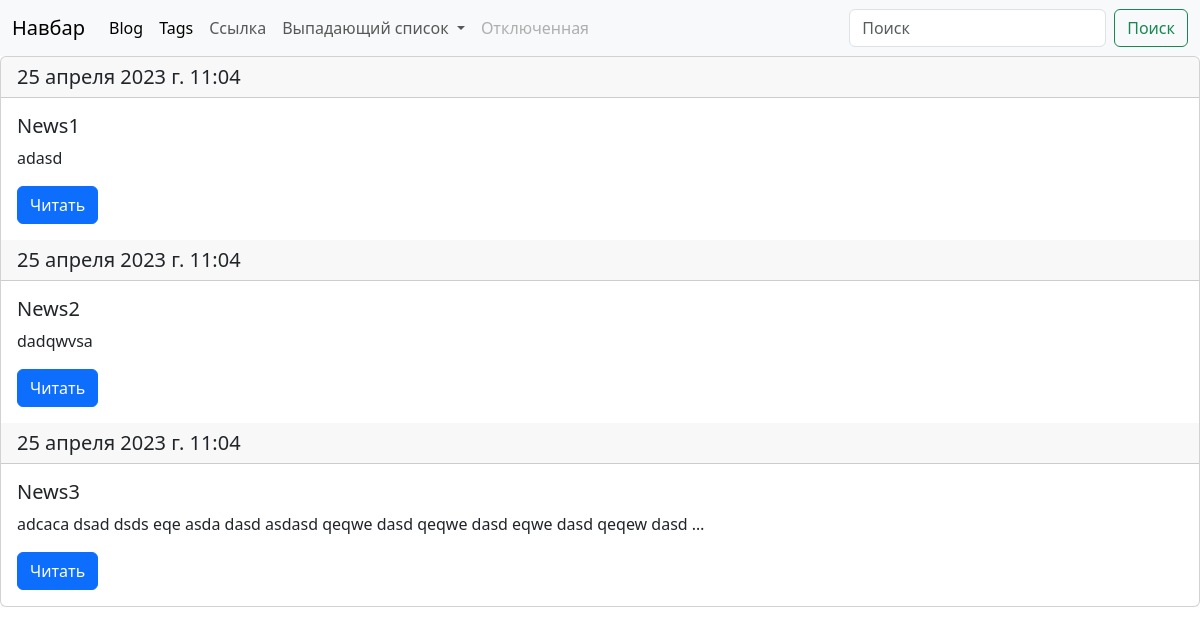
Screenshot of /blog/ with the database file from the repository.
### blog/models.py (models this page shows, shortened)
class Post(models.Model):
    title = models.CharField(max_length=150, db_index=True)
    slug = models.SlugField(max_length=150, unique=True)
    body = models.TextField(blank=True, db_index=True)
    date_pub = models.DateTimeField(auto_now_add=True)
    tags = models.ManyToManyField('Tag', blank=True, related_name='posts') # рекомендуется писать в главном классе а не в обслуживающем это не конвенция а просто мнение  OM
    def get_absolute_url(self): #создает ссылку на объект тем самым упрощая доступ по соглашениям джанго в разных местах кода
        return reverse('post_detail_url', kwargs={'slug': self.slug}) #функция формирует ссылку на конкретный объект

### blog/views.py (the view)
# urls.py: path('', posts_list, name='posts_list_url'),
def posts_list(request):
    posts = Post.objects.all()
    return render(request, 'blog/index.html', {'posts': posts})

### blog/templates/blog/index.html (shortened to what this page needs)
{% extends 'blog/base_blog.html' %}
{% block content %}
<div class="card">
{% for post in posts %}
  <h5 class="card-header">{{post.date_pub}}</h5>
  <div class="card-body">
    <h5 class="card-title">{{post.title}}</h5>
    <p class="card-text">{{post.body|truncatewords:15}}</p>
    <a href="{{ post.get_absolute_url }}" class="btn btn-primary">Читать</a>
  </div>
    {% endfor %}
</div>
{% endblock %}

### rows the page displays
Post: date_pub "25 апреля 2023 г. 11:04", title "News1", body "adasd"
Post: date_pub "25 апреля 2023 г. 11:04", title "News2", body "dadqwvsa"
Post: date_pub "25 апреля 2023 г. 11:04", title "News3", body "adcaca dsad dsds eqe asda dasd asdasd qeqwe dasd qeqwe dasd eqwe dasd qeqew dasd …"
